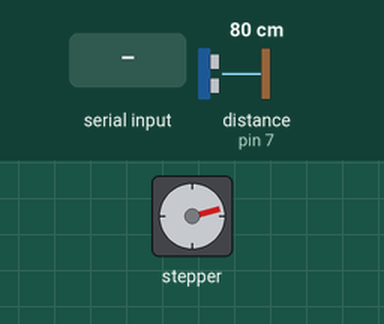
This sketch was run on a simulated Arduino Mega 2560, built with avr-gcc and run on an emulated ATmega2560. Parts: stepper motor. The test bench sets the inputs (shaded band); at power-on: distance to the obstacle (sensor on pin 7) 80 cm. The echo pulse lasts 58.3 µs per cm; stepper angles assume 200 steps per turn; what the sketch prints to the serial monitor is not drawn.

Above: at 1.2 s.
1.3 s: distance to the obstacle (sensor on pin 7) set to 2 cm
At 4.16 s:
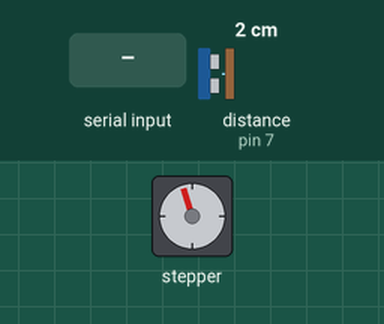
4.3 s: byte 0 (0) received over Serial
At 5.1 s:
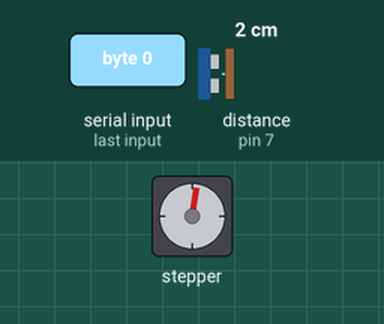
5.9 s: byte 1 (1) received over Serial
At 6.36 s:
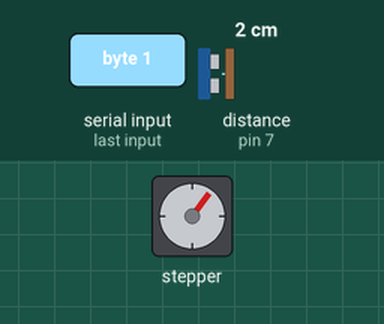
At 8.82 s:
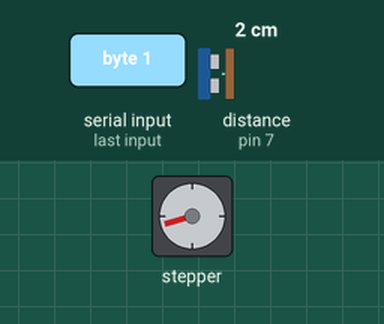
8.9 s: byte 4 (4) received over Serial
11.9 s: distance to the obstacle (sensor on pin 7) set to 4 cm
14.9 s: distance to the obstacle (sensor on pin 7) set to 9 cm
Timing chart, 0 to 18.9 s (numbered marks = the images above; inputs shaded):
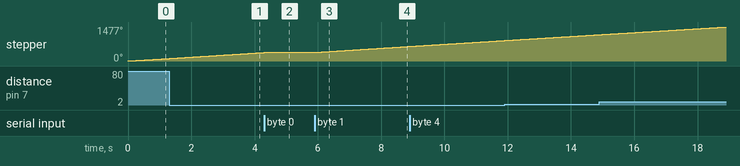

The sketch:

sodar.ino
```cpp
#include <Stepper.h>
#include <NewPing.h>

#define STEPS 200 // number of steps per revolution
#define TRIGGER_PIN 7
#define ECHO_PIN 7
#define MAX_DISTANCE 300

Stepper motor(STEPS, 8, 9, 10, 11);
NewPing sodar(TRIGGER_PIN, ECHO_PIN, MAX_DISTANCE);
int ping_delay = 50;
long last_ping_time = 0;
long duration; // duration of return pulse

boolean new_reading = false;
const int max_write_delay = 50;
long last_write_time = 0;

const int bufSize = 4;

boolean stopMotor = false;
int rpm = 15; // default RPM

void setup() {
  motor.setSpeed(rpm);
  // initialize serial communication
  Serial.begin(9600);
}

void loop()
{
  float cm;

  if(millis() - last_ping_time >= ping_delay) {
    last_ping_time = millis();

    // trigger the pulse and interrupt on response
    sodar.ping_timer(checkPing);
  }

  if(new_reading) {
    new_reading = false;
    last_write_time = millis();

    // convert the time into a distance
    cm = microsecondsToCentimeters(duration);
    //cm = random(1, 300);

    writeData(cm, motor.getAngle());
  } else if(millis() - last_write_time >= max_write_delay) {
    last_write_time = millis();

    cm = 0;
    writeData(cm, motor.getAngle());
  }

  if(!stopMotor) {
    motor.step(1);
  }
}

void writeData(float cm, float angle)
{
  byte buffer[bufSize];

  // fill the buffer with the distance reading
  floatToBuffer(buffer, cm);
  Serial.write(buffer, bufSize);
  //Serial.print(cm);
  //Serial.print(" cm @ ");

  // fill the buffer with the angle
  floatToBuffer(buffer, angle);
  Serial.write(buffer, bufSize);
  //Serial.print(angle);
  //Serial.println(" degrees");
}

void checkPing()
{
  if(sodar.check_timer()) {
    // response was received from ping sensor
    new_reading = true;

    duration = sodar.ping_result;
  }
}

float microsecondsToCentimeters(long microseconds)
{
  // speed of sound = 343.2 m/s =>
  // 29.137529 microseconds/cm conversion factor

  // Using float
  float cm = float(microseconds) / 29.137529 / 2;

  // Using long
  //long cm = microseconds / 29 / 2;

  return cm;
}

void floatToBuffer(byte *buffer, float data)
{
  long *dataPtr = (long*)(&data);

  // place the 4 bytes in a byte array

  buffer[0] = *dataPtr;
  buffer[1] = (*dataPtr >> 8);
  buffer[2] = (*dataPtr >> 16);
  buffer[3] = (*dataPtr >> 24);
}

void longToBuffer(byte *buffer, long data)
{
  buffer[0] = (byte) data;
  buffer[1] = (byte) data >> 8;
  buffer[2] = (byte) data >> 16;
  buffer[3] = (byte) data >> 24;
}
```

serial.ino
```cpp
void serialEvent()
{
  while(Serial.available() > 0) {
    byte fid = Serial.read();
    execute(fid);
  }
}

// input: function ID from the serial port
// reads the new bytes for the function from the serial port
// and executes the function
void execute(byte fid)
{
  byte buffer[bufSize];

  switch(fid) {
    case 0:
      // stop the motor
      stopMotor = true;
      break;
    case 1:
      // start the motor
      stopMotor = false;
      break;
    case 2:
      // change the speed of the motor
      while(!Serial.available());
      rpm = (int)Serial.read();
      motor.setSpeed(rpm);
      break;
    case 4:
      // set the number of pings per second
      byte pps;
      pps = Serial.read();
      ping_delay = 1000 / pps;
      break;
    case 5:
      // move to a certain angle and stop motor
      while(Serial.available() < bufSize);
      for(int i = 0; i < bufSize; i++) {
        buffer[i] = Serial.read();
      }
      float angle;
      angle = *(float*)buffer;
      motor.setAngle(angle);
      stopMotor = true;
      break;
/*    case 6:
      // get the motor speed
      for(int i = 0; i < bufSize; i++) {
        buffer[i] = 0;
      }
      Serial.write(buffer, bufSize);

      buffer[bufSize - 1] = (byte)rpm;
      Serial.write(buffer, bufSize);
      break;
*/
    default:
      break;
  }
}
```

Measured:
- after the input at 4.3 s, stepper: stops changing and stays 370°
- after the input at 5.9 s, stepper: keeps turning clockwise at about 88°/s, starting at once
